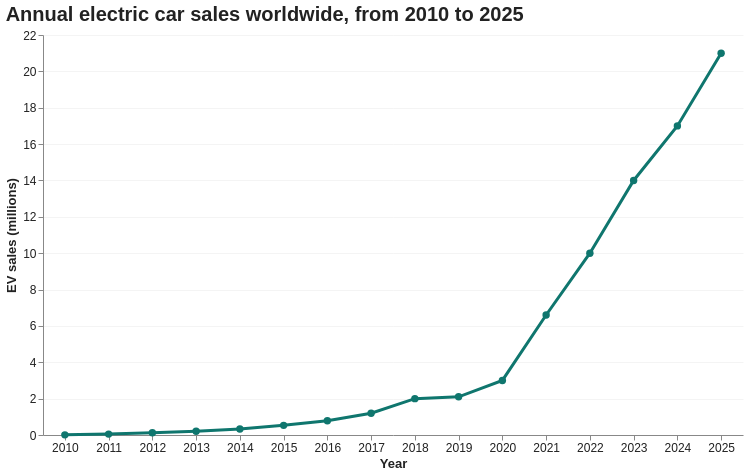

The notebook cell saved with this chart:
### Code cell
chart1 = (
    alt.Chart(global_ev_sales)
    .mark_line(
        color=COLORS["ev"],
        strokeWidth=3,
        point=alt.OverlayMarkDef(color=COLORS["ev"], size=55)
    )
    .encode(
        x=alt.X("year:O", title="Year", axis=alt.Axis(labelAngle=0)),
        y=alt.Y("sales_millions:Q", title="EV sales (millions)"),
        tooltip=[
            alt.Tooltip("region_country:N", title="Region"),
            alt.Tooltip("year:O", title="Year"),
            alt.Tooltip("sales_millions:Q", title="EV sales (millions)"
            )
        ]
    )
    .properties(
        width=700,
        height=400,
        title="Annual electric car sales worldwide, from 2010 to 2025"
    )
)

chart1 = ev_theme(chart1)

chart1

### Figure 1 — Vega-Lite specification as saved in the notebook (floating-point values rounded to 4 significant figures)
{"config": {"view": {"continuousWidth": 300, "continuousHeight": 300, "stroke": null}, "axis": {"gridColor": "#D9D9D9", "gridOpacity": 0.3, "labelColor": "#222222", "labelFontSize": 12, "titleColor": "#222222", "titleFontSize": 13}, "legend": {"labelFontSize": 12, "titleFontSize": 12}, "title": {"anchor": "start", "color": "#222222", "fontSize": 20, "subtitleFontSize": 13}}, "data": {"name": "data-5df317f83b99e4e9a5f277d760e0194f"}, "mark": {"type": "line", "color": "#0F766E", "point": {"color": "#0F766E", "size": 55}, "strokeWidth": 3}, "encoding": {"tooltip": [{"field": "region_country", "title": "Region", "type": "nominal"}, {"field": "year", "title": "Year", "type": "ordinal"}, {"field": "sales_millions", "title": "EV sales (millions)", "type": "quantitative"}], "x": {"axis": {"labelAngle": 0}, "field": "year", "title": "Year", "type": "ordinal"}, "y": {"field": "sales_millions", "title": "EV sales (millions)", "type": "quantitative"}}, "height": 400, "title": "Annual electric car sales worldwide, from 2010 to 2025", "width": 700, "$schema": "https://vega.github.io/schema/vega-lite/v6.4.1.json", "datasets": {"data-5df317f83b99e4e9a5f277d760e0194f": [{"region_country": "World", "category": "Historical", "parameter": "EV sales", "mode": "Cars", "powertrain": "EV", "year": 2010, "unit": "Vehicles", "value": 7400.0, "Aggregate group": "_World", "sales_millions": 0.0074}, {"region_country": "World", "category": "Historical", "parameter": "EV sales", "mode": "Cars", "powertrain": "EV", "year": 2011, "unit": "Vehicles", "value": 49000.0, "Aggregate group": "_World", "sales_millions": 0.049}, {"region_country": "World", "category": "Historical", "parameter": "EV sales", "mode": "Cars", "powertrain": "EV", "year": 2012, "unit": "Vehicles", "value": 120000.0, "Aggregate group": "_World", "sales_millions": 0.12}, {"region_country": "World", "category": "Historical", "parameter": "EV sales", "mode": "Cars", "powertrain": "EV", "year": 2013, "unit": "Vehicles", "value": 210000.0, "Aggregate group": "_World", "sales_millions": 0.21}, {"region_country": "World", "category": "Historical", "parameter": "EV sales", "mode": "Cars", "powertrain": "EV", "year": 2014, "unit": "Vehicles", "value": 330000.0, "Aggregate group": "_World", "sales_millions": 0.33}, {"region_country": "World", "category": "Historical", "parameter": "EV sales", "mode": "Cars", "powertrain": "EV", "year": 2015, "unit": "Vehicles", "value": 530000.0, "Aggregate group": "_World", "sales_millions": 0.53}, {"region_country": "World", "category": "Historical", "parameter": "EV sales", "mode": "Cars", "powertrain": "EV", "year": 2016, "unit": "Vehicles", "value": 780000.0, "Aggregate group": "_World", "sales_millions": 0.78}, {"region_country": "World", "category": "Historical", "parameter": "EV sales", "mode": "Cars", "powertrain": "EV", "year": 2017, "unit": "Vehicles", "value": 1200000.0, "Aggregate group": "_World", "sales_millions": 1.2}, {"region_country": "World", "category": "Historical", "parameter": "EV sales", "mode": "Cars", "powertrain": "EV", "year": 2018, "unit": "Vehicles", "value": 2000000.0, "Aggregate group": "_World", "sales_millions": 2.0}, {"region_country": "World", "category": "Historical", "parameter": "EV sales", "mode": "Cars", "powertrain": "EV", "year": 2019, "unit": "Vehicles", "value": 2100000.0, "Aggregate group": "_World", "sales_millions": 2.1}, {"region_country": "World", "category": "Historical", "parameter": "EV sales", "mode": "Cars", "powertrain": "EV", "year": 2020, "unit": "Vehicles", "value": 3000000.0, "Aggregate group": "_World", "sales_millions": 3.0}, {"region_country": "World", "category": "Historical", "parameter": "EV sales", "mode": "Cars", "powertrain": "EV", "year": 2021, "unit": "Vehicles", "value": 6600000.0, "Aggregate group": "_World", "sales_millions": 6.6}, {"region_country": "World", "category": "Historical", "parameter": "EV sales", "mode": "Cars", "powertrain": "EV", "year": 2022, "unit": "Vehicles", "value": 10000000.0, "Aggregate group": "_World", "sales_millions": 10.0}, {"region_country": "World", "category": "Historical", "parameter": "EV sales", "mode": "Cars", "powertrain": "EV", "year": 2023, "unit": "Vehicles", "value": 14000000.0, "Aggregate group": "_World", "sales_millions": 14.0}, {"region_country": "World", "category": "Historical", "parameter": "EV sales", "mode": "Cars", "powertrain": "EV", "year": 2024, "unit": "Vehicles", "value": 17000000.0, "Aggregate group": "_World", "sales_millions": 17.0}, {"region_country": "World", "category": "Historical", "parameter": "EV sales", "mode": "Cars", "powertrain": "EV", "year": 2025, "unit": "Vehicles", "value": 21000000.0, "Aggregate group": "_World", "sales_millions": 21.0}]}}
